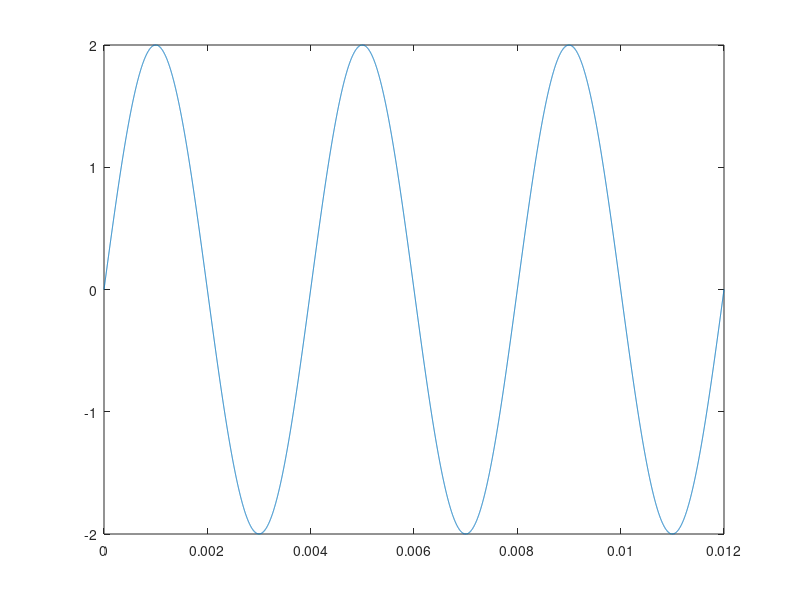

This figure's MATLAB source:
%Ecrire un scripte pour tracer 3 périodes d’une sinusoïde, de période 4ms et d’amplitude 2V.
t=0:1e-6:12e-3;
f=1/4e-3;
y=2* sin(2*pi*f*t);
plot(t,y)
